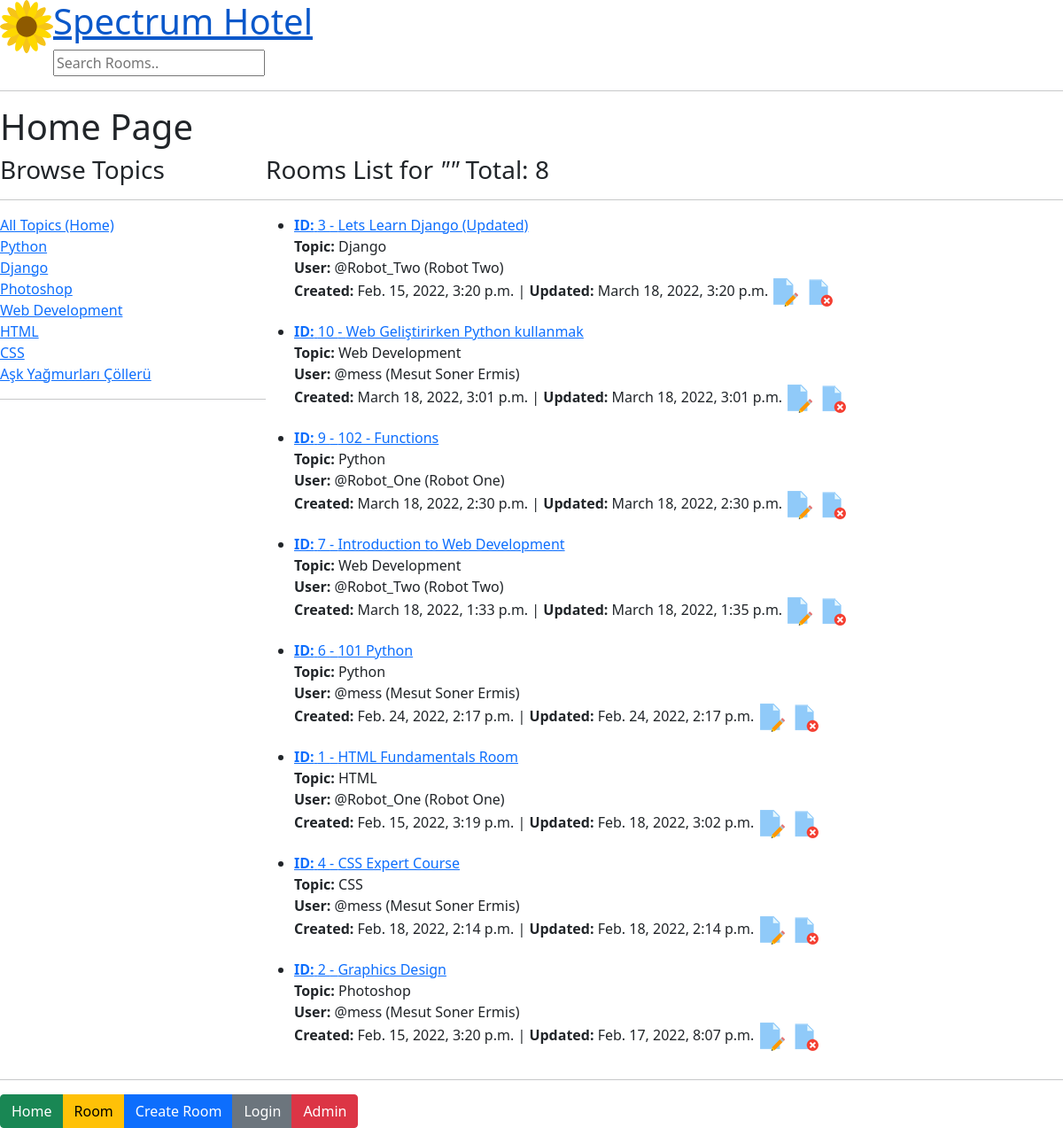
The page / on the database its author committed.
### base/models.py (models this page shows, shortened)
class Topic(models.Model):
    name = models.CharField(max_length=200)

class Room(models.Model):
    host = models.ForeignKey(User, on_delete=models.SET_NULL, null=True)
    topic = models.ForeignKey(Topic, on_delete=models.SET_NULL, null=True)
    name = models.CharField(max_length=50)
    description = models.TextField(null=True, blank=True)
    updated = models.DateTimeField(auto_now=True)
    created = models.DateTimeField(auto_now_add=True)
    class Meta:
        ordering = ['-updated', '-created']

### base/views.py (the view)
# urls.py: path('', views.home, name="home_page_name_in_urls"),
def home(request):
    if request.GET.get('ara') != None:
        aranan_sey = request.GET.get('ara')
    else:
        aranan_sey = ''
    print(aranan_sey)
    odalar = Room.objects.filter(
        Q(topic__name__icontains=aranan_sey) | Q(name__icontains=aranan_sey) | Q(description__icontains=aranan_sey))
    topics = Topic.objects.all()  # Home'da sidebar'da Topic'leri listelemek için
    oda_sayisi = odalar.count()
    icerik = {'rooms_list_in_view': odalar,
              'topics': topics, 'aranan_sey': aranan_sey, 'oda_sayisi': oda_sayisi}
    return render(request, 'base/home.html', icerik)

### base/templates/base/home.html (shortened to what this page needs)
{% extends "main.html" %}
{% load static %}
{% block content %}
<h1>Home Page</h1>
<div class="home-container">
    <div>
    <h3>Browse Topics</h3>
    <hr/>
        <div>
            <a href="{% url 'home_page_name_in_urls'%}">All Topics (Home)</a>
        </div>
    {% for topic in topics %}
        <div>
            <a href="{% url 'home_page_name_in_urls'%}?ara={{topic.name}}">{{topic.name}}</a>
        </div>
    {% endfor %}
    <hr />
    </div>
    <div>
    <h3>Rooms List for <i>"{{aranan_sey}}"</i> Total: {{oda_sayisi}}</h3>
    <hr/>
        <ul>
        {% for room_template in rooms_list_in_view %}
            <li>
            <a href="{% url 'room_page_name_in_urls' room_template.id %}">
            <strong>ID:</strong> {{room_template.id}} - {{room_template.name}}
            </a>
            <p><strong>Topic:</strong> {{room_template.topic.name}} <span><br/>
            <strong>User:</strong> @{{room_template.host.username}} ({{room_template.host.first_name}} {{room_template.host.last_name}})</span><br/>
            <strong>Created:</strong> {{room_template.created}} | <strong>Updated: </strong>{{room_template.updated}}
            <a href="{% url 'update-room_in_urls' room_template.id %}"><img src="{% static '/assets/images/icon_edit.png' %}" alt="Edit Room"/></a> <a href="{% url 'delete-room_in_urls' room_template.id %}"><img src="{% static '/assets/images/icon_delete.png' %}" alt="Delete Room"/></a>
            </p>
            </li>
        {% endfor %}
        </ul>
    </div>
</div>
{% endblock %}

### base/templates/base/home.html (style rules this page uses)
.home-container { display:grid; grid-template-columns: 1fr 3fr; }

### rows shown on the page
Topic: name "Python"
Topic: name "Django"
Topic: name "Photoshop"
Topic: name "Web Development"
Topic: name "HTML"
Topic: name "CSS"
Topic: name "Aşk Yağmurları Çöllerü"
Room: id "3", name "Lets Learn Django (Updated)", topic.name "Django", host.username "Robot_Two", host.first_name "Robot", host.last_name "Two", created "Feb. 15, 2022, 3:20 p.m.", updated "March 18, 2022, 3:20 p.m."
Room: id "10", name "Web Geliştirirken Python kullanmak", topic.name "Web Development", host.username "mess", host.first_name "Mesut Soner", host.last_name "Ermis", created "March 18, 2022, 3:01 p.m.", updated "March 18, 2022, 3:01 p.m."
Room: id "9", name "102 - Functions", topic.name "Python", host.username "Robot_One", host.first_name "Robot", host.last_name "One", created "March 18, 2022, 2:30 p.m.", updated "March 18, 2022, 2:30 p.m."
Room: id "7", name "Introduction to Web Development", topic.name "Web Development", host.username "Robot_Two", host.first_name "Robot", host.last_name "Two", created "March 18, 2022, 1:33 p.m.", updated "March 18, 2022, 1:35 p.m."
Room: id "6", name "101 Python", topic.name "Python", host.username "mess", host.first_name "Mesut Soner", host.last_name "Ermis", created "Feb. 24, 2022, 2:17 p.m.", updated "Feb. 24, 2022, 2:17 p.m."
Room: id "1", name "HTML Fundamentals Room", topic.name "HTML", host.username "Robot_One", host.first_name "Robot", host.last_name "One", created "Feb. 15, 2022, 3:19 p.m.", updated "Feb. 18, 2022, 3:02 p.m."
Room: id "4", name "CSS Expert Course", topic.name "CSS", host.username "mess", host.first_name "Mesut Soner", host.last_name "Ermis", created "Feb. 18, 2022, 2:14 p.m.", updated "Feb. 18, 2022, 2:14 p.m."
Room: id "2", name "Graphics Design", topic.name "Photoshop", host.username "mess", host.first_name "Mesut Soner", host.last_name "Ermis", created "Feb. 15, 2022, 3:20 p.m.", updated "Feb. 17, 2022, 8:07 p.m."

### other values the page prints
{{ oda_sayisi }} "8"
